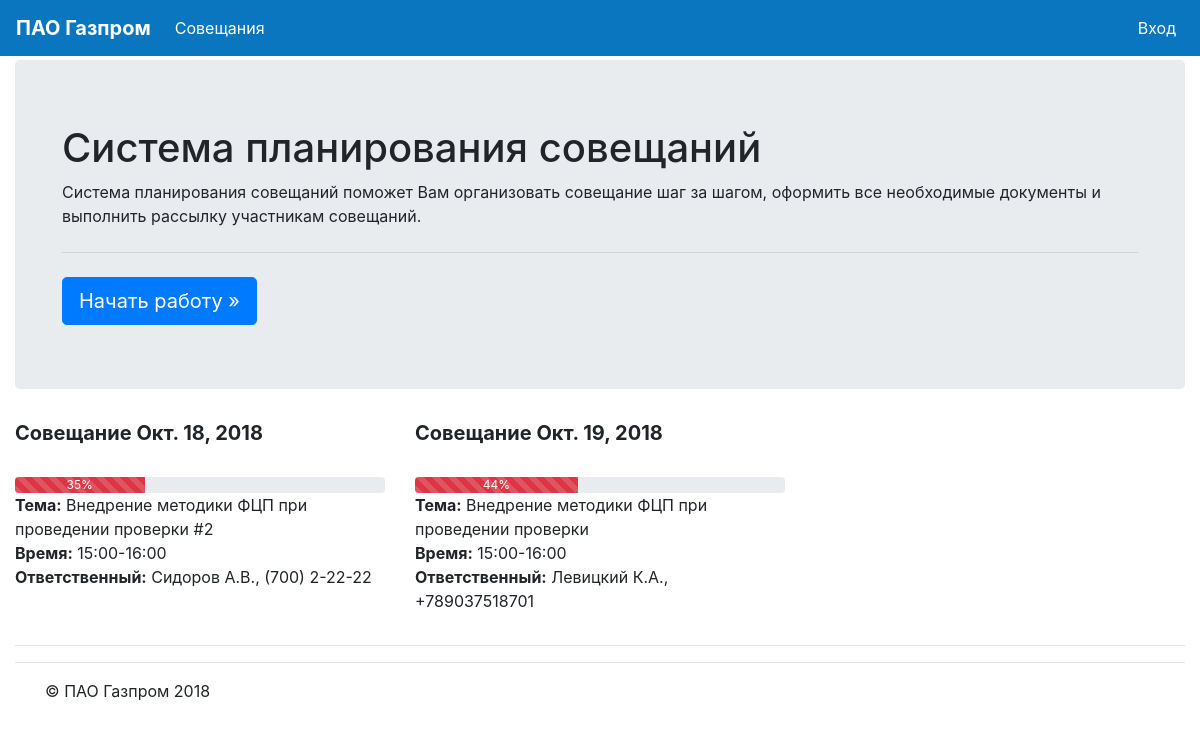
The page / on the database its author committed.
### meetings/models.py (models this page shows, shortened)
class Meeting(models.Model):
    meet_type = models.CharField(max_length=1, choices=MEETING_TYPE_CHOICES, default=mInternal)
    meet_subj = models.CharField(max_length=128, db_index=True)
    meet_date = models.DateField(null=False, default=timezone.now)
    meet_start = models.CharField(max_length=5,null=True)
    meet_end = models.CharField(max_length=5,null=True)
    meet_acc = models.CharField(max_length=64, db_index=True, blank=True)
    meet_tel = models.CharField(max_length=20, blank=True)
    meet_save = models.BooleanField(default=False)
    meet_confident = models.BooleanField(default=False)
    studios = models.ManyToManyField('Studio', through='StudioList')
    class Meta:
        verbose_name = 'Совещание'
        verbose_name_plural = 'Совещания'

### meetings/views.py (the view)
# urls.py: 2. Add a URL to urlpatterns:  path('', views.home, name='home')
def home(request):
    args={}
    args['meetings'] = Meeting.objects.filter(meet_date__gte=timezone.now()). \
                           annotate(complete=F('check__complete'),
                                    total=F('check__total'),
                                    progress=(F('check__complete') * 100 /F('check__total') )). \
                           order_by('meet_date', '-meet_start')[0:3]
    return render(request,'mb_home.html', args)

### meetings/views.py (called while the page is built)
def mb_processor(request):
    args={}
    args['mb_auth']=settings.MB_AUTH
    return args

### templates/mb_home.html
{% extends "mb_main.html" %}
{% load i18n %}
{% block main-content %}
      <div class="jumbotron">
        <div class="container">
          <h1 class="display-5">Система планирования совещаний</h1>
          <p>Система планирования совещаний поможет Вам организовать совещание шаг за шагом, оформить все необходимые документы и выполнить рассылку участникам совещаний.</p>
          <hr class="my-4">
          <a class="btn btn-primary btn-lg" href="{% url 'meetings:table' %}" role="button">Начать работу &raquo;</a>
        </div>
      </div>
{% endblock %}

### templates/mb_main.html (shortened to what this page needs)
{% load staticfiles %}
{% load cache %}
<!DOCTYPE html>
<html>
<head>
    <link rel="stylesheet" type="text/css" href="{% static "css/bootstrap.min.css" %}">
    <link rel="stylesheet" type="text/css" href="{% static "css/bootstrap-datepicker.min.css" %}">
    <link rel="stylesheet" type="text/css" href="{% static "css/bootstrap-timepicker.min.css" %}">
    <link rel="stylesheet" type="text/css"  href="{% static "css/jquery.dataTables.min.css" %}">
    <link rel="stylesheet" href="{% static "fonts/css/all.css" %}">
    <link rel="stylesheet" type="text/css"  href="{% static "appendGrid/jquery-ui.structure.min.css" %}">
    <link rel="stylesheet" type="text/css"  href="{% static "appendGrid/jquery-ui.theme.min.css" %}">
    <link rel="stylesheet" type="text/css"  href="{% static "appendGrid/jquery.appendGrid-1.7.1.min.css" %}">
</head>
<body style="padding-top:60px;">
    <div class="container-fluid">
    <div class="row">
    <div class="col-sm-12">
    <nav class="navbar navbar-expand-md navbar-dark fixed-top" style="background-color: #0a76bf;">
      <a class="navbar-brand" href="{% url 'home' %}"><b>ПАО Газпром</b></a>
      <div class="collapse navbar-collapse" id="navbarLeft">
        <ul class="navbar-nav mr-auto">
          <li class="nav-item active">
            <a class="nav-link" href="{% url 'meetings:table' %}">Совещания <span class="sr-only">(current)</span></a>
          </li>
        </ul>
        <ul class="navbar-nav mr-left">
          {% if mb_auth %}
              <li class="nav-item active">
            {% if user.is_authenticated %}
                <a class="nav-link" href="{% url "logout" %}"><i class="fa fa-torsos"></i>Выход ({{ user.username }})</a>
            {% else %}
                <a class="nav-link" href="{% url "login" %}">Вход</a>
            {% endif %}
              </li>
          {% endif %}
         </ul>
      </div>
    </nav>
    {% block content %}
    <main role="main">
      {% block main-content %}{% endblock %}
        <div class="row">
          {%  for meeting in meetings %}
              {%  if forloop.counter <= 3 %}
                  <div class="col-md-4">
                    <h5><b>Совещание {{ meeting.meet_date }}</b></h5>
                    <a href="{% url 'meetings:membersdoc' meeting.id %}" target='_blank' data-toggle="tooltip" data-placement="top" title="Формировать список участников" onClick=""><i class="fa fa-users"></i></a>
                    <a href="{% url 'meetings:itemsdoc' meeting.id %}" target='_blank' data-toggle="tooltip" data-placement="top" title="Формировать повестку" onClick=""><i class="fa fa-list"></i></a>
                    <a href="{% url 'meetings:studiosdoc' meeting.id %}" target='_blank' data-toggle="tooltip" data-placement="top" title="Формировать заявку" onClick=""><i class="fa fa-file"></i></a>
                    <a href="{% url 'meetings:checksupd' meeting.id %}" data-toggle="tooltip" data-placement="top" title="Контроль");">
                      <div class="progress">
                          <div class="progress-bar progress-bar-striped {% if meeting.progress < 50 %}bg-danger{% elif meeting.progress < 80 %}bg-warning{% elif meeting.progress < 100 %}bg-info{% else %}bg-success{% endif %}" role="progressbar" style="width: {{ meeting.progress }}%" aria-valuenow="{{ meeting.complete }}" aria-valuemin="0" aria-valuemax="{{ meeting.total }}">{% if meeting.complete %}{{ meeting.progress }}%{% endif %}</div>
                      </div>
                    </a>
                    <p>
                        <b>Тема:</b> {{ meeting.meet_subj }}<br>
                        <b>Время:</b> {{ meeting.meet_start }}-{{ meeting.meet_end }}<br>
                        <b>Ответственный:</b> {{ meeting.meet_acc }}, {{ meeting.meet_tel }}<br>
                    </p>
                  </div>
              {% endif %}
          {% endfor %}
        </div>
        <hr>
    </main>
    {% endblock %}
    <hr class="my-3">
    <footer class="container">
      <p>&copy; ПАО Газпром 2018</p>
    </footer>
    </div>
</body>
</html>

### rows shown on the page
Meeting: meet_date "Окт. 18, 2018", progress "35", meet_subj "Внедрение методики ФЦП при проведении проверки #2", meet_start "15:00", meet_end "16:00", meet_acc "Сидоров А.В.", meet_tel "(700) 2-22-22"
Meeting: meet_date "Окт. 19, 2018", progress "44", meet_subj "Внедрение методики ФЦП при проведении проверки", meet_start "15:00", meet_end "16:00", meet_acc "Левицкий К.А.", meet_tel "+789037518701"
